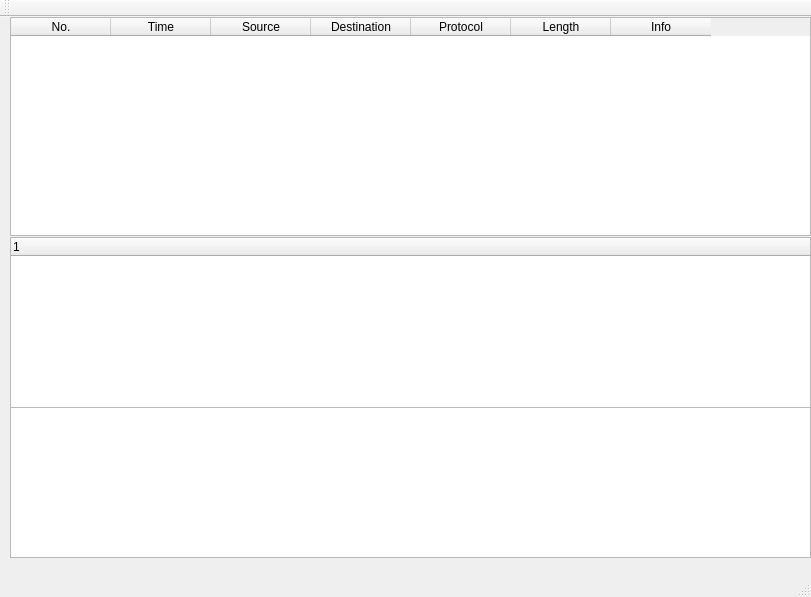
<?xml version="1.0" encoding="UTF-8"?>
<ui version="4.0">
 <class>sniffer_ui</class>
 <widget class="QMainWindow" name="sniffer_ui">
  <property name="geometry">
   <rect>
    <x>0</x>
    <y>0</y>
    <width>811</width>
    <height>597</height>
   </rect>
  </property>
  <property name="minimumSize">
   <size>
    <width>811</width>
    <height>597</height>
   </size>
  </property>
  <property name="maximumSize">
   <size>
    <width>811</width>
    <height>597</height>
   </size>
  </property>
  <property name="windowTitle">
   <string>sniffer_ui</string>
  </property>
  <widget class="QWidget" name="centralWidget">
   <widget class="QTableWidget" name="tableWidget">
    <property name="geometry">
     <rect>
      <x>10</x>
      <y>0</y>
      <width>801</width>
      <height>219</height>
     </rect>
    </property>
    <column>
     <property name="text">
      <string>No.</string>
     </property>
    </column>
    <column>
     <property name="text">
      <string>Time</string>
     </property>
    </column>
    <column>
     <property name="text">
      <string>Source</string>
     </property>
    </column>
    <column>
     <property name="text">
      <string>Destination</string>
     </property>
    </column>
    <column>
     <property name="text">
      <string>Protocol</string>
     </property>
    </column>
    <column>
     <property name="text">
      <string>Length</string>
     </property>
    </column>
    <column>
     <property name="text">
      <string>Info</string>
     </property>
    </column>
   </widget>
   <widget class="QTreeWidget" name="treeWidget">
    <property name="geometry">
     <rect>
      <x>10</x>
      <y>220</y>
      <width>801</width>
      <height>171</height>
     </rect>
    </property>
    <column>
     <property name="text">
      <string notr="true">1</string>
     </property>
    </column>
   </widget>
   <widget class="QTextBrowser" name="textBrowser">
    <property name="geometry">
     <rect>
      <x>10</x>
      <y>390</y>
      <width>801</width>
      <height>151</height>
     </rect>
    </property>
   </widget>
  </widget>
  <widget class="QMenuBar" name="menuBar">
   <property name="geometry">
    <rect>
     <x>0</x>
     <y>0</y>
     <width>811</width>
     <height>20</height>
    </rect>
   </property>
  </widget>
  <widget class="QToolBar" name="mainToolBar">
   <attribute name="toolBarArea">
    <enum>TopToolBarArea</enum>
   </attribute>
   <attribute name="toolBarBreak">
    <bool>false</bool>
   </attribute>
  </widget>
  <widget class="QStatusBar" name="statusBar"/>
 </widget>
 <layoutdefault spacing="6" margin="11"/>
 <resources/>
 <connections/>
</ui>
